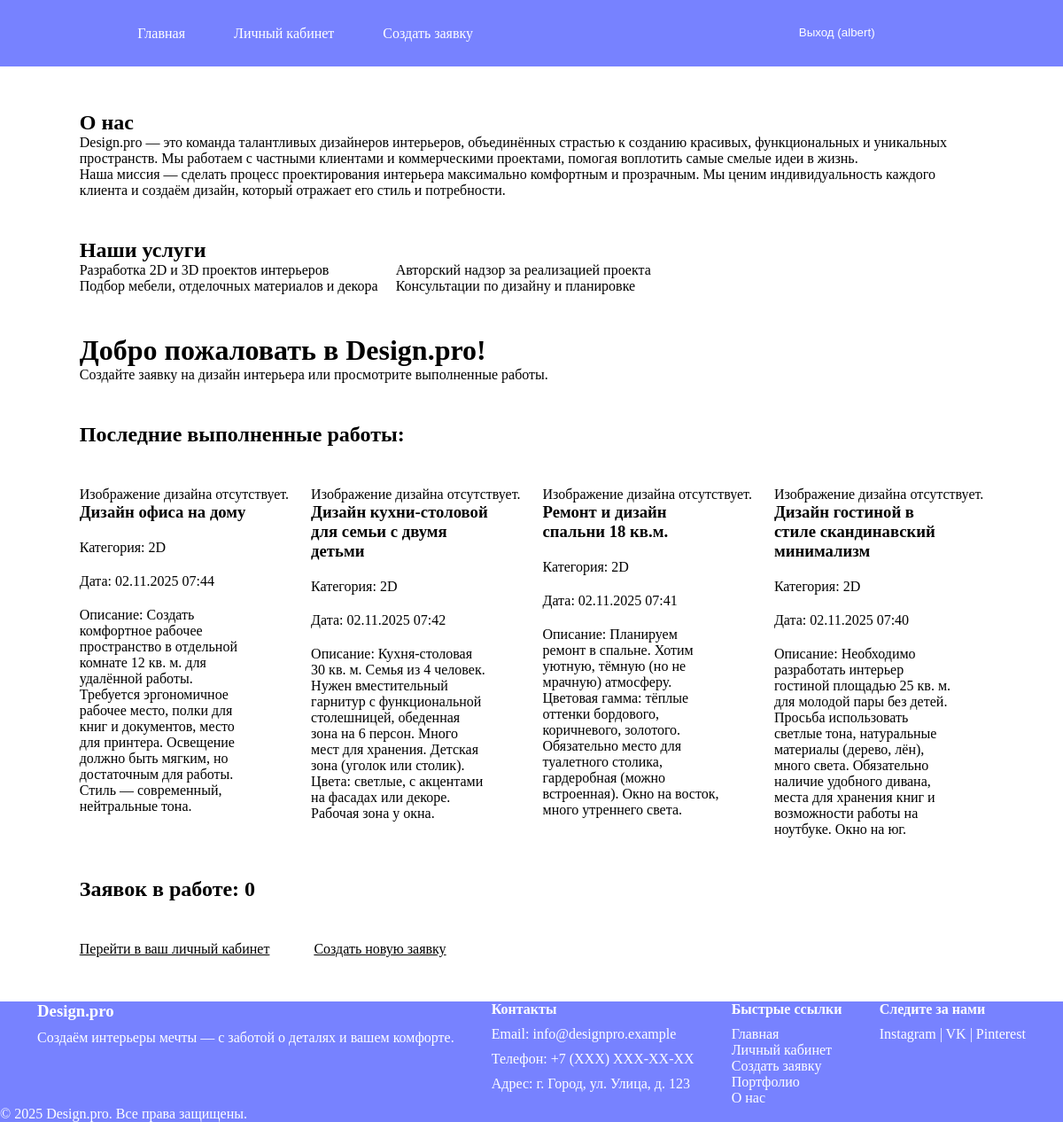
The page /main/ (signed in) on the database its author committed.
### main/models.py (models this page shows, shortened)
class DesignRequest(models.Model):
    STATUS_CHOICES = [
        ('new', 'Новая'),
        ('in_progress', 'Принято'),
        ('complited', 'Выполнено'),
    ]
    user = models.ForeignKey(User, on_delete=models.CASCADE, related_name='requests')
    title = models.CharField(max_length=200, null=False, blank=False, verbose_name='Заголовок')
    description = models.TextField(null=False, blank=False, verbose_name='Описание')
    category = models.ForeignKey(Category, on_delete=models.CASCADE)
    plan_image = models.ImageField(upload_to='plan_img/', validators=[validate_image_extension_and_size])
    status = models.CharField(max_length=20, choices=STATUS_CHOICES, default='new')
    created_at = models.DateTimeField(auto_now_add=True)
    design_image = models.ImageField(upload_to='design_img/', validators=[validate_image_extension_and_size], blank=True, null=True)
    admin_comment = models.TextField(null=True, blank=True)
    class Meta:
        verbose_name = 'Заявка на дизайн'
        verbose_name_plural = "Заявки на дизайн"
        ordering = ['-created_at']

class Category(models.Model):
    name = models.CharField(max_length=100, unique=True)
    class Meta:
        verbose_name= 'Категория'
        verbose_name_plural = "Категории"

### main/views.py (the view)
# urls.py: 2. Add a URL to urlpatterns:  path('', views.home, name='home')
def home(request):
    completed_requests = DesignRequest.objects.filter(status='complited').order_by('-created_at')[:4]
    in_progress_count = DesignRequest.objects.filter(status='in_progress').count()
    return render(request, 'main_app/home.html', {
        'completed_requests': completed_requests,
        'in_progress_count': in_progress_count
    })

### templates/main_app/home.html (shortened to what this page needs)
{% extends "base.html" %}
{% load static %}
{% block content %}
    <section class="about">
        <h2>О нас</h2>
        <p>
            Design.pro — это команда талантливых дизайнеров интерьеров, объединённых страстью к созданию
            красивых, функциональных и уникальных пространств. Мы работаем с частными клиентами и коммерческими
            проектами, помогая воплотить самые смелые идеи в жизнь.
        </p>
        <p>
            Наша миссия — сделать процесс проектирования интерьера максимально комфортным и прозрачным.
            Мы ценим индивидуальность каждого клиента и создаём дизайн, который отражает его стиль и потребности.
        </p>
    </section>
    <section class="service">
        <h2>Наши услуги</h2>
        <ul>
            <div>
                <li>Разработка 2D и 3D проектов интерьеров</li>
                <li>Подбор мебели, отделочных материалов и декора</li>
            </div>
            <div>
                <li>Авторский надзор за реализацией проекта</li>
                <li>Консультации по дизайну и планировке</li>
            </div>
        </ul>
    </section>
    <div>
        <h1>Добро пожаловать в Design.pro!</h1>
        <p>Создайте заявку на дизайн интерьера или просмотрите выполненные работы.</p>
    </div>
    <h2>Последние выполненные работы:</h2>
    {% if completed_requests %}
        <div class="completed-requests">
            {% for req in completed_requests %}
                <div>
                <div class="request-item-image">
                    {% if req.design_image %}
                        <img src="{{ req.design_image.url }}" alt="Дизайн {{ req.title }}"
                             style="max-width: 200px; height: auto;">
                    {% else %}
                        <p>Изображение дизайна отсутствует.</p>
                    {% endif %}
                </div>
                <div class="request-item">
                    <div class="request-item-text">
                        <h3>{{ req.title }}</h3>
                        <p>Категория: {{ req.category.name }}</p>
                        <p>Дата: {{ req.created_at|date:"d.m.Y H:i" }}</p>
                        <p>Описание: {{ req.description }}</p>
                    </div>
                </div>
                </div>
            {% endfor %}
        </div>
    {% else %}
        <p>Выполненных работ пока нет.</p>
    {% endif %}
    <h2>Заявок в работе: {{ in_progress_count }}</h2>
    {% if user.is_authenticated %}
        {% if user.is_staff %}
            <div class="link">
                <p><a href="{% url 'admin_dashboard' %}">Перейти в админ-панель</a></p>
                <p><a href="{% url 'manage_categories' %}">Управление категориями</a></p>
            </div>
        {% else %}
            <div class="link">
                <p><a href="{% url 'user_dashboard' %}">Перейти в ваш личный кабинет</a></p>
                <p><a href="{% url 'create_request' %}">Создать новую заявку</a></p>
            </div>
        {% endif %}
    {% else %}
        <div class="link">
            <p><a href="{% url 'login' %}">Войдите</a>, чтобы создать заявку или посмотреть свои.</p>
            <p><a href="{% url 'register' %}">Зарегистрируйтесь</a>, если у вас ещё нет аккаунта.</p>
        </div>
    {% endif %}
{% endblock %}

### templates/base.html (shortened to what this page needs)
<!DOCTYPE html>
<html lang="ru">
<head>
    {% load static %}
    <link rel="stylesheet" href="{% static 'css/style.css' %}">
</head>
<body>
<header class='wrapper'>
    <nav>
        <div>
            <a href="{% url 'home' %}">Главная</a>
            {% if user.is_authenticated %}
                {% if user.is_staff %}
                    <a href="{% url 'admin_dashboard' %}">Админ-панель</a>
                    <a href="{% url 'manage_categories' %}">Управление категориями</a>
                {% else %}
                    <a href="{% url 'user_dashboard' %}">Личный кабинет</a>
                    <a href="{% url 'create_request' %}">Создать заявку</a>
                {% endif %}
                </div>
                <div class="link-register">
                <li>
                    <form method="post" action="{% url 'logout' %}">
                        <button type="submit" class="logoutBase">
                            Выход ({{ user.username }})
                        </button>
                    </form>
                </li>
            {% else %}
                <a href="{% url 'login' %}">Вход</a>
                <a href="{% url 'register' %}">Регистрация</a>
            {% endif %}
            </div>
    </nav>
</header>
<main class='wrapper'>
    {% block content %}
    {% endblock %}
</main>
<footer class="wrapper">
    <div class="footer-container">
        <div class="footer-section">
            <h3>Design.pro</h3>
            <p>Создаём интерьеры мечты — с заботой о деталях и вашем комфорте.</p>
        </div>
        <div class="footer-section">
            <h4>Контакты</h4>
            <p>Email: info@designpro.example</p>
            <p>Телефон: +7 (XXX) XXX-XX-XX</p>
            <p>Адрес: г. Город, ул. Улица, д. 123</p>
        </div>
        <div class="footer-section">
            <h4>Быстрые ссылки</h4>
            <ul>
                <li><a href="{% url 'home' %}">Главная</a></li>
                <li><a href="{% url 'user_dashboard' %}">Личный кабинет</a></li>
                <li><a href="{% url 'create_request' %}">Создать заявку</a></li>
                <li><a href="#">Портфолио</a></li>
                <li><a href="#">О нас</a></li>
            </ul>
        </div>
        <div class="footer-section">
            <h4>Следите за нами</h4>
            <div class="social-links">
                <a href="#" target="_blank">Instagram</a> |
                <a href="#" target="_blank">VK</a> |
                <a href="#" target="_blank">Pinterest</a>
            </div>
        </div>
    </div>
    <p>&copy; {% now "Y" %} Design.pro. Все права защищены.</p>
</footer>
</body>
</html>

### static/css/style.css (style rules this page uses)
* { padding: 0; margin: 0; box-sizing: border-box; }
.wrapper { width: 100%; }
header { background-color: #7782ff; }
header > nav { display: flex; height: 75px; margin: auto; justify-content: space-around; align-content: center; flex-wrap: wrap; }
header > nav > div { display: flex; flex-wrap: wrap; gap: 55px; }
body { display: flex; flex-direction: column; gap: 50px; }
main { display: flex; flex-direction: column; gap: 45px; justify-content: space-around; align-content: space-around; flex-wrap: wrap; }
.logoutBase { background: none; border: none; padding: 0; text-decoration: underline; cursor: pointer; color: blue; }
li { list-style-type: none; }
footer a, header a, .logoutBase { text-decoration: none; color: #ffffff; }
.about { width: 1000px; }
.service > ul { display: flex; gap: 20px; }
.completed-requests { display: flex; flex-wrap: wrap; gap: 25px; }
.request-item { display: flex; gap: 20px; }
.link { display: flex; gap: 50px; }
.link > p > a { color: black; }
.request-item-text { display: flex; flex-direction: column; gap: 20px; width: 200px; }
footer { background-color: #7782ff; color: white; }
.footer-container { display: flex; justify-content: space-evenly; }
.footer-container > div { display: flex; flex-direction: column; gap: 10px; }
form { display: flex; flex-direction: column; width: 200px; gap: 10px; }

### rows shown on the page
DesignRequest: design_image "Изображение дизайна отсутствует.", title "Дизайн офиса на дому", category.name "2D", created_at "02.11.2025 07:44", description "Создать комфортное рабочее пространство в отдельной комнате 12 кв. м. для удалённой работы. Требуется эргономичное рабочее место, полки для книг и документов, место для принтера. Освещение должно быть мягким, но достаточным для работы. Стиль — современный, нейтральные тона."
DesignRequest: design_image "Изображение дизайна отсутствует.", title "Дизайн кухни-столовой для семьи с двумя детьми", category.name "2D", created_at "02.11.2025 07:42", description "Кухня-столовая 30 кв. м. Семья из 4 человек. Нужен вместительный гарнитур с функциональной столешницей, обеденная зона на 6 персон. Много мест для хранения. Детская зона (уголок или столик). Цвета: светлые, с акцентами на фасадах или декоре. Рабочая зона у окна."
DesignRequest: design_image "Изображение дизайна отсутствует.", title "Ремонт и дизайн спальни 18 кв.м.", category.name "2D", created_at "02.11.2025 07:41", description "Планируем ремонт в спальне. Хотим уютную, тёмную (но не мрачную) атмосферу. Цветовая гамма: тёплые оттенки бордового, коричневого, золотого. Обязательно место для туалетного столика, гардеробная (можно встроенная). Окно на восток, много утреннего света."
DesignRequest: design_image "Изображение дизайна отсутствует.", title "Дизайн гостиной в стиле скандинавский минимализм", category.name "2D", created_at "02.11.2025 07:40", description "Необходимо разработать интерьер гостиной площадью 25 кв. м. для молодой пары без детей. Просьба использовать светлые тона, натуральные материалы (дерево, лён), много света. Обязательно наличие удобного дивана, места для хранения книг и возможности работы на ноутбуке. Окно на юг."

### other values the page prints
{{ user.username }} "albert"
{{ in_progress_count }} "0"
